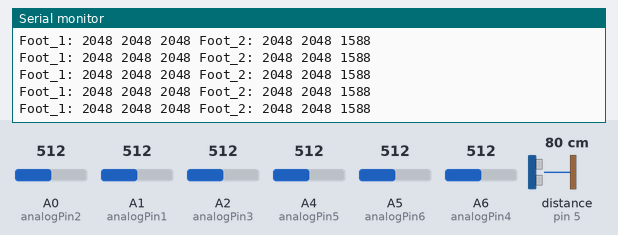
This sketch was run on a simulated Arduino Nano, built with avr-gcc and run on an emulated ATmega328P. Shown: the last lines printed to the serial monitor. Wiring (inferred from the names in the program): ultrasonic range finder: trigger pin 4; echo pin 5. Inputs (shaded band) come from the test bench; at power-on: distance to the obstacle (sensor on pin 5) 80 cm, A5 (analogPin6) = 512, A0 (analogPin2) = 512, A1 (analogPin1) = 512, A2 (analogPin3) = 512, A4 (analogPin5) = 512, A6 (analogPin4) = 512. The echo pulse lasts 58.3 µs per cm.

Above: at 1.2 s.
1.3 s: distance to the obstacle (sensor on pin 5) set to 18 cm
4.3 s: distance to the obstacle (sensor on pin 5) set to 35 cm
7.3 s: distance to the obstacle (sensor on pin 5) set to 250 cm
10.3 s: A5 (analogPin6) set to 374
At 10.53 s:
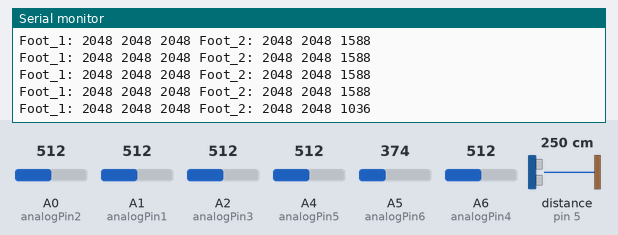
11.8 s: A5 (analogPin6) set to 358
At 11.81 s:
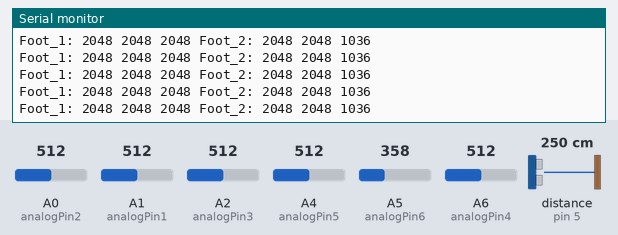
13.3 s: A0 (analogPin2) set to 260
At 13.31 s:
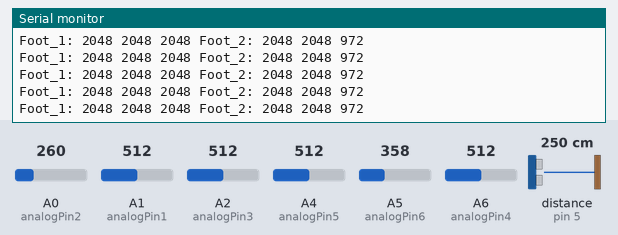
14.8 s: A0 (analogPin2) set to 232
At 14.81 s:
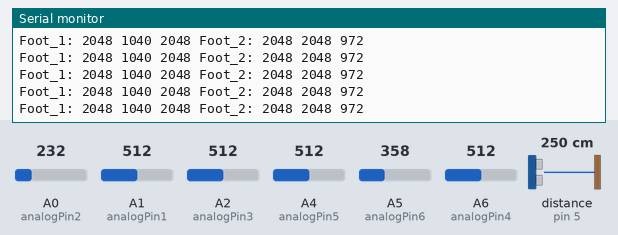
Timing chart, 0 to 17.8 s (numbered marks = the images above; inputs shaded):
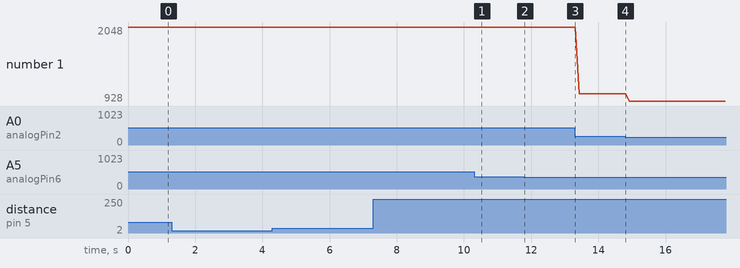

Measured:
- after the input at 10.3 s, the serial monitor: prints a new line after 0.12 s (image 1)
- plotted number 1: 2048 → 1040 after the input at 13.3 s, 1040 → 928 after the input at 14.8 s

The sketch:

Loadcells.ino
```cpp
#include <SoftwareSerial.h>

// 5v output
int powerOutputPin = 1;
//foot 1 (vänster)
int analogPin1 = A1; // insida fram (svart)
int analogPin2 = A0; // utsida fram (vit)
int analogPin3 = A2; // häl (silver)

int val1 = 0;  // variable to store the value read
int val2 = 0;  // variable to store the value read
int val3 = 0;  // variable to store the value read

//foot 2
int analogPin4 = A6; // insida fram (svart)
int analogPin5 = A4; // utsida fram (vit)
int analogPin6 = A5; // häl (silver)

int val4 = 0;  // variable to store the value read
int val5 = 0;  // variable to store the value read
int val6 = 0;  // variable to store the value read


// Var for first sensor reading
int zero1 = 0;
int zero2 = 0;
int zero3 = 0;

int zero4 = 0;
int zero5 = 0;
int zero6 = 0;

// Ultrasonic
const int trigPin = 4;
const int echoPin = 5;
float dur, dist;

SoftwareSerial BTSerial(6, 7); // RX, TX (Bluetooth module)

  void setup() {
    Serial.begin(9600);           //  setup serial
    BTSerial.begin(9600);   // Bluetooth module baud rate

    digitalWrite(powerOutputPin, HIGH);
    // read first sensor input
    //zero1 = analogRead(analogPin1);
    //zero2 = analogRead(analogPin2);
    //zero3 = analogRead(analogPin3);
    //zero4 = analogRead(analogPin4);
    //zero5 = analogRead(analogPin5);
    //zero6 = analogRead(analogPin6);

    pinMode(trigPin, OUTPUT);
    pinMode(echoPin, INPUT);
    Serial.begin(9600);

  }

  void loop() {
    val1 = (analogRead(analogPin1)-zero1) *4;  // read the input pin
    val2 = (analogRead(analogPin2)-zero2)*4;  // read the input pin
    val3 = (analogRead(analogPin3)-zero3) * 4;  // read the input pin

    val4 = (analogRead(analogPin4)-zero4)*4;  // read the input pin
    val5 = (analogRead(analogPin5)-zero5)*4;  // read the input pin
    val6 = (analogRead(analogPin6)-zero6)*4 -460;  // read the input pin

    //Read distance
    digitalWrite(trigPin, LOW);
    delayMicroseconds(2);
    digitalWrite(trigPin, HIGH);
    delayMicroseconds(10);
    digitalWrite(trigPin, LOW);
    dur = pulseIn(echoPin, HIGH); //measure echo duration
    dist = (dur*.0343)/2; //calc distance

    String data ="Foot_1: " + String(val1)+" " +  String(val2)+" " + String(val3) + " Foot_2: " + String(val4) + " " + String(val5) +" " + String(val6);


    Serial.println(data);          // debug value
    BTSerial.println(data);    // Send data via Bluetooth
    delay(50);

  }
```
